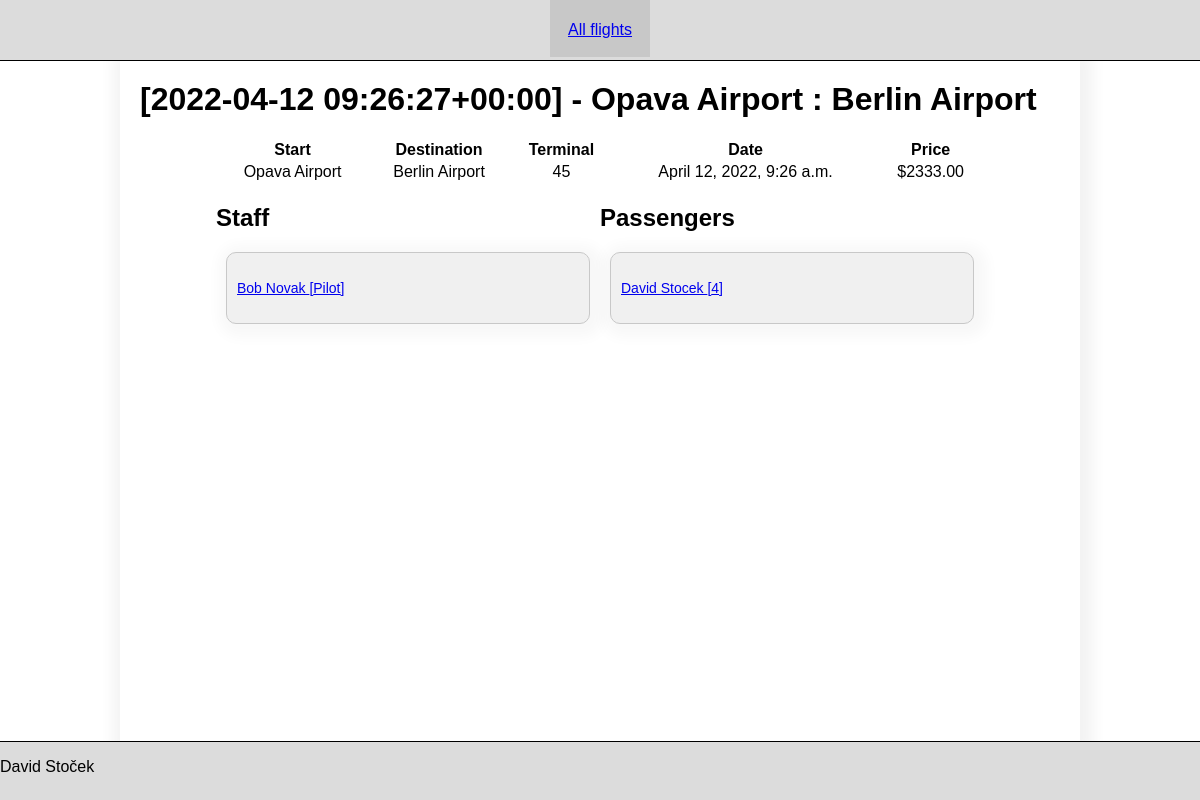
Page /flight/1 on the earlier database version.
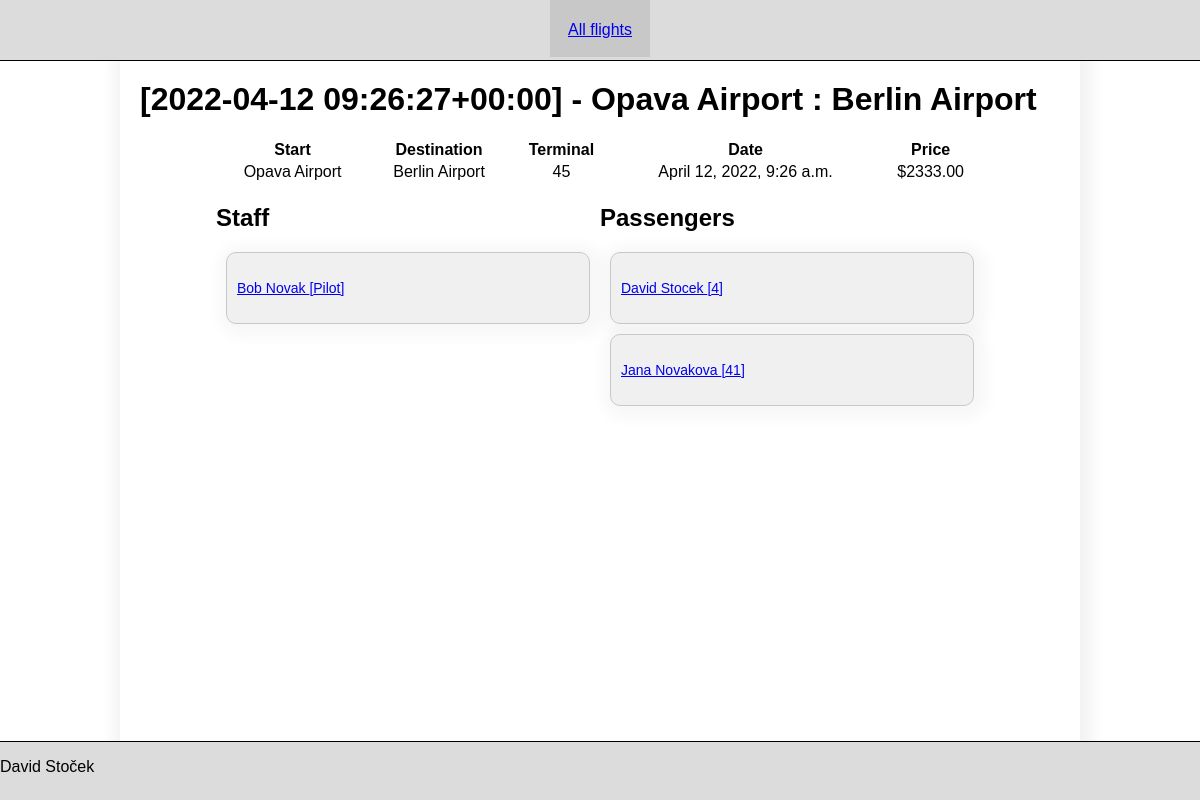
Same page on the later database version.
### flight/models.py (models this page shows, shortened)
class Staff(models.Model):
    role = models.CharField(max_length=45)
    flight = models.ForeignKey('Flight', on_delete=models.CASCADE)
    person = models.ForeignKey('Person', on_delete=models.CASCADE)

class Person(models.Model):
    name = models.CharField(max_length=60)
    surname = models.CharField(max_length=60)
    gender = models.CharField(max_length=6, choices=Gender.choices, default=Gender.MALE)
    date_of_birth = models.DateField()
    postcode = models.CharField(max_length=45)
    street_name = models.CharField(max_length=45)
    house_number = models.IntegerField()
    city = models.ForeignKey('City', on_delete=models.CASCADE)
    def __str__(self):
        return f'{self.name} {self.surname}'

class Passenger(models.Model):
    seat = models.IntegerField()
    flight = models.ForeignKey('Flight', on_delete=models.CASCADE)
    person = models.ForeignKey('Person', on_delete=models.CASCADE)

### flight/views.py (the view)
# urls.py: path('', include('flight.urls')),
def flight(request, flight_id):
    context = {
        'flight_filter': Flight.objects.filter(id=flight_id).values_list(flat=True).distinct().first(),
        'flight_get': Flight.objects.get(pk=flight_id),
        'flight_staff': Staff.objects.filter(flight=flight_id),
        'flight_passenger': Passenger.objects.filter(flight=flight_id),
    }
    return render(request, 'flight/detail.html', context=context)

### flight/models.py (called while the page is built)
    def __str__(self):
        return self.name

    def __str__(self):
        return f'[{self.date}] - {self.start} : {self.destination}'

### flight/templates/flight/detail.html
{% extends 'base.html' %}
{% block content %}
    <div class="detail_flight">
        <h1>{{ flight_get }}</h1>
    </div>
    <table class="list_table">
        <tr>
            <th>Start</th>
            <th>Destination</th>
            <th>Terminal</th>
            <th>Date</th>
            <th>Price</th>
        </tr>
        <tr>
            <td>{{ flight_get.start }}</td>
            <td>{{ flight_get.destination }}</td>
            <td>{{ flight_get.terminal }}</td>
            <td>{{ flight_get.date }}</td>
            <td>${{ flight_get.price }}</td>
        </tr>
    </table>
    <div class="detail_people">
        <div class="detail_people_single">
            <h2>Staff</h2>
            {% for staff in flight_staff %}
                <a href="/person/{{ staff.person.id }}">
                    <span class="box-click">
                        {{ staff.person }} [{{ staff.role }}]
                    </span>
                </a>
            {% endfor %}
        </div>
        <div class="detail_people_single">
            <h2>Passengers</h2>
            {% for passenger in flight_passenger %}
               <a href="/person/{{ passenger.person.id }}">
                    <span class="box-click">
                        {{ passenger.person }} [{{ passenger.seat }}]
                    </span>
                </a>
            {% endfor %}
        </div>
    </div>
{% endblock %}

Differences in the rows shown:
added Passenger: person "Jana Novakova", seat "41"
